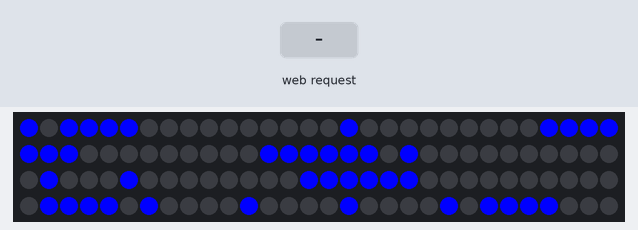
Recording of a sketch running on a simulated ESP8266 (NodeMCU). On the bench: 120 RGB LEDs in strip order, left to right, continuing on the next row. The test bench sets the inputs (shaded band). Colours are those a GRB WS2812 strip shows for the declared byte order.

Above: at 1.2 s.
1.3 s: HTTP request GET /LEDOff received
2.8 s: HTTP request GET /LEDOn received
At 3.91 s:
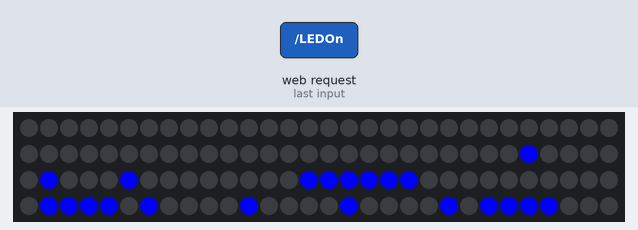
Timing chart, 0 to 5.8 s (numbered marks = the images above; inputs shaded):
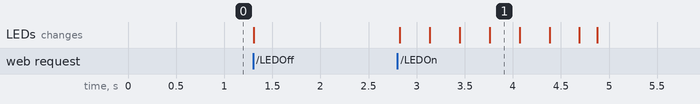

Measured:
- after the input at 2.8 s, the LEDs: first change at once (image 1 shows a later state)

The sketch:

stand_logiki_20231027185631.ino
```cpp
#include <ESP8266WiFi.h>
#include <WiFiClient.h>
#include <ESP8266WebServer.h>
// Подключаем библиотеку FastLED.
#include "FastLED.h"

// Указываем, какое количество пикселей у нашей ленты.
#define LED_COUNT 120
// Указываем, к какому порту подключен вход ленты DIN.
#define LED_PIN 5

// Создаем переменную strip для управления нашей лентой.
CRGB strip[LED_COUNT];

// hfhfhh
int CC = 0;

#ifndef APSSID
#define APSSID "Logic stend"
#define APPSK  "ITMO_2023"
#endif

const char *ssid = APSSID;
const char *password = APPSK;

ESP8266WebServer server(80);

#define LED 4
int statusLED = HIGH; // Начальный статус светодиода ВЫКЛЮЧЕН. Светодиод инверсный

const String HtmlHtml = "<html><head><meta charset=\"utf-8\">"
"<meta name=\"viewport\" content=\"width=device-width, initial-scale=1\" /></head>";
const String HtmlTitle = "<h1>ITMO 2023</h1><br/>\n";
const String HtmlTitle2 = "<h1>Стенд базовой логики</h1><br/>\n";
const String HtmlLedStateLow = "<big>Демонстрация<b>Выключена</b></big><br/><br/>\n";
const String HtmlLedStateHigh = "<big>Демонстрация<b>Включена</b></big><br/><br/>\n";
const String HtmlButtons =
"<a href=\"LEDOff\"><button style=\"background-color:red;color:white;width:20%;height:5%;\">Выключить </button></a>\n"
"<a href=\"LEDOn\"><button style=\"background-color:green;color:white;width:20%;height:5%;\">Включить </button></a><br/>";
const String HtmlHtmlClose = "</html>";

void handleLedOn() {
  statusLED = HIGH; // conditions to make the LED turn on
  //digitalWrite(LED, statusLED);
  //Serial.println("Демонстрация запущена");
  for (int i = 0; i < LED_COUNT; i++)
  {
    strip[i] = CRGB::Blue; // Черный цвет, т.е. выключено.
    FastLED.show();
    delay(10);
    strip[i] = CRGB::Black; // Черный цвет, т.е. выключено.
    FastLED.show();
  }
  // Передаем цвета ленте.
  //FastLED.show();
  response();

}

void handleLedOff() {
  statusLED = LOW; // conditions to make the LED turn off
  //digitalWrite(LED, statusLED);
  //Serial.println("Демонстрация остановлена");
    for (int i = 0; i < LED_COUNT; i++)
  {
    strip[i] = CRGB::Black;  // Черный цвет, т.е. выключено.
  }
  // Передаем цвета ленте.
  FastLED.show();
  response();
}

void response(){
  String htmlRes = HtmlHtml + HtmlTitle+HtmlTitle2;
  if(statusLED == LOW){
    htmlRes += HtmlLedStateLow;
  }else{
    htmlRes += HtmlLedStateHigh;


  }

  htmlRes += HtmlButtons;
  htmlRes += HtmlHtmlClose;
  server.send(200, "text/html", htmlRes);
}

void setup() {
    FastLED.addLeds<WS2812B, LED_PIN, RGB>(strip, LED_COUNT);
    //FastLED.clear();
    //delay(1000);
    //itmo();
    //CC = 0;
    WiFi.softAP(ssid, password);
    IPAddress apip = WiFi.softAPIP();
    server.on("/", response);
    server.on("/LEDOff", handleLedOff);
    server.on("/LEDOn", handleLedOn);
    server.begin();
    //pinMode(LED, OUTPUT);
    //digitalWrite(LED, statusLED);
    //Serial.begin(9600);
    //Serial.println("Start");


}

void itmo() {
  if (CC == 0) {

//i
strip[0] = CRGB::Blue;
strip[2] = CRGB::Blue;
strip[3] = CRGB::Blue;
strip[4] = CRGB::Blue;
strip[5] = CRGB::Blue;
// T
strip[16] = CRGB::Blue;
strip[32] = CRGB::Blue;
strip[31] = CRGB::Blue;
strip[30] = CRGB::Blue;
strip[29] = CRGB::Blue;
strip[28] = CRGB::Blue;
strip[27] = CRGB::Blue;
strip[26] = CRGB::Blue;

//M
strip[42] = CRGB::Blue;
strip[43] = CRGB::Blue;
strip[44] = CRGB::Blue;
strip[45] = CRGB::Blue;
strip[46] = CRGB::Blue;
strip[47] = CRGB::Blue;
strip[49] = CRGB::Blue;
strip[61] = CRGB::Blue;
strip[65] = CRGB::Blue;
strip[74] = CRGB::Blue;
strip[75] = CRGB::Blue;
strip[76] = CRGB::Blue;
strip[77] = CRGB::Blue;
strip[78] = CRGB::Blue;
strip[79] = CRGB::Blue;

//O
strip[91] = CRGB::Blue;
strip[92] = CRGB::Blue;
strip[93] = CRGB::Blue;
strip[94] = CRGB::Blue;
strip[96] = CRGB::Blue;
strip[111] = CRGB::Blue;
strip[101] = CRGB::Blue;
strip[106] = CRGB::Blue;
strip[113] = CRGB::Blue;
strip[114] = CRGB::Blue;
strip[115] = CRGB::Blue;
strip[116] = CRGB::Blue;

FastLED.show();
//CC = 1;
  }

}

void loop() {
    itmo();
    server.handleClient();
    // Включаем все светодиоды

}
```
